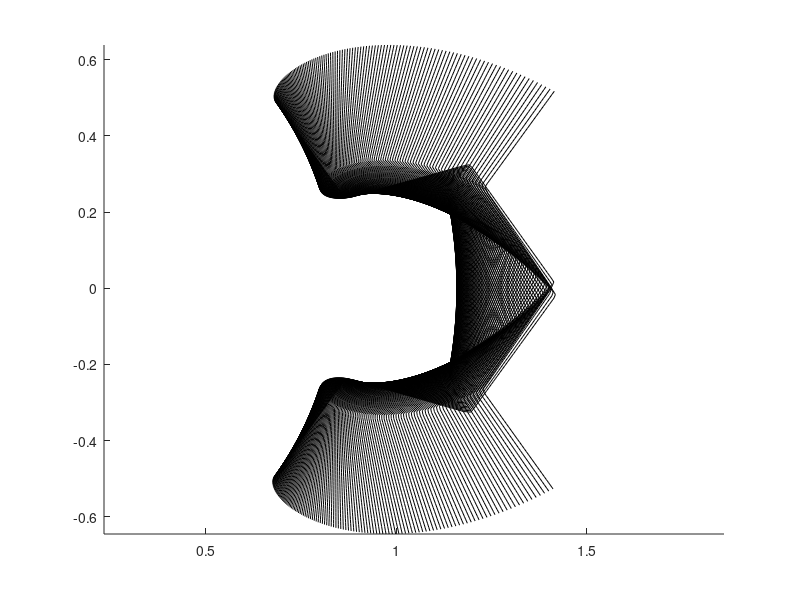

The MATLAB source for this figure:
R = 1;
ro = 1.2;
ri = 0.8;
alp = 20*pi/180;
n = 5;
rc = 0.01;

tup=(ro-R)*n/(2*pi*R);
tdown=(ri-R)*n/(2*pi*R);
x1 = 0.25-(tup-rc)*tan(alp)-rc/cos(alp);
x2 = x1+rc*cos(alp);
x4 = 0.25-(tdown+rc)*tan(alp)+rc/cos(alp);
x3 = x4-rc*cos(alp);

tf = @(x) (0.25-x)/tan(alp);
cf = @(x,y,t,s) s*sqrt(rc^2-(t-x).^2) + y;

ftooth = @(t) (t<x1).*tup + ...
      (x1<=t & t<x2).*cf(x1,tup-rc,t,1) + ...
      (x2<=t & t<x3).*tf(t) + ...
      (x3<=t & t<x4).*cf(x4,tdown+rc,t,-1) + ...
      (x4<=t).*tdown;

s = @(x) size(x,2);

Rot = @(alp) reshape([
    reshape(cos(alp),1,1,s(alp)) ,reshape(-sin(alp),1,1,s(alp));
    reshape(sin(alp),1,1,s(alp)), reshape(cos(alp),1,1,s(alp));
  ],2,2,s(alp));

rack = @(t) [reshape(ftooth(abs(t)),1,s(t)); reshape(t,1,s(t))];

vrshp = @(v) [reshape(v(1),1,s(v)); reshape(v(2),1,s(v))];

h = 0.01;

U = -pi/n:h:pi/n;
V = -pi/n:h:pi/n;


Y = Rot(U);

[u,v] = meshgrid(1:size(U,2), 1:size(V,2));

X = rack(V);
X1 = [reshape(R*ones(s(U),s(V)),1,s(U)*s(V)); reshape(-R*U(u),1,s(U)*s(V))];

M=Y(:,:,u);

M1=X(:,v);

R = zeros(2, 1, size(M,3));



for k = 1:size(M,3)
    R(:,k) = M(:,:,k) * (M1(:,k)+X1(:,k));
end

R = reshape(R, 2, size(u), size(v));

%r=num2cell(Rot(u),[1,2])
%r=y(u,v)
hold on
for k = 1:size(R,3)
  plot(R(1,:,k), R(2,:,k), "k");
end
hold off
%{
%disp(sym(y))

dy_du = @(u, v) diff(y, u)
dy_dv = @(u, v) diff(y, v)

F = @(u,v) (cross(dy_du(u,v), dy_dv(u,v)))

syms u v
disp(solve(F(u,v), u))

disp(F(1,2))
%}
function plot_family(f)

  u_res = 10
  v_res = 100

  su = linspace(-pi/n, pi/n, u_res)
  sv = linspace(-pi/n, pi/n, v_res),

  axis equal
  hold on
  for i = su
    f = matlabFunction(sym(y))
    r = cat(2,arrayfun(@(v) f(i,v), sv, "UniformOutput", false){:,:})
    plot3(r(1,:),r(2,:),r(3,:), "k")
  end
  hold off
end

axis equal
